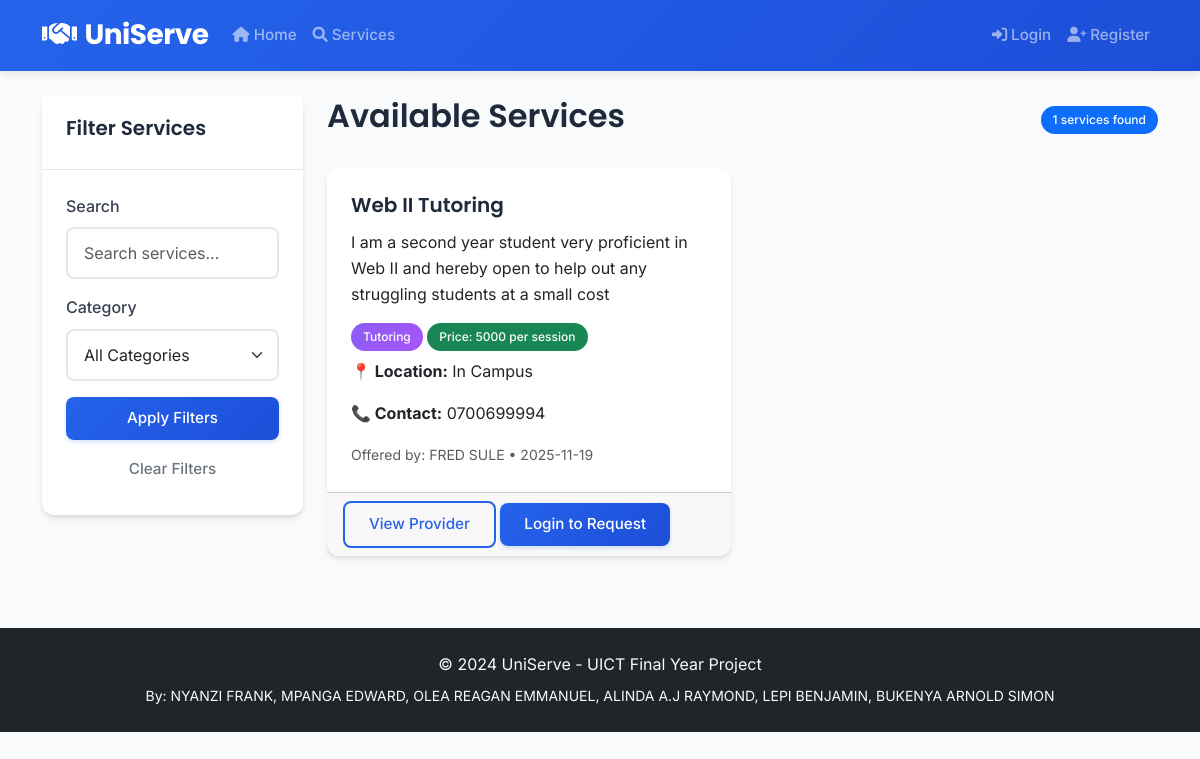
/services, run on the app's committed database.
### app.py (models this page shows)
class Service(db.Model):
    id = db.Column(db.Integer, primary_key=True)
    title = db.Column(db.String(100), nullable=False)
    description = db.Column(db.Text, nullable=False)
    category = db.Column(db.String(50), nullable=False)
    price = db.Column(db.String(50), nullable=True)
    location = db.Column(db.String(100), nullable=False)
    contact_info = db.Column(db.String(100), nullable=False)
    created_date = db.Column(db.DateTime, default=datetime.utcnow)
    is_active = db.Column(db.Boolean, default=True)
    provider_id = db.Column(db.Integer, db.ForeignKey('user.id'), nullable=False)
    requests = db.relationship('ServiceRequest', backref='service', lazy=True)

class User(db.Model):
    id = db.Column(db.Integer, primary_key=True)
    name = db.Column(db.String(100), nullable=False)
    email = db.Column(db.String(100), unique=True, nullable=False)
    password = db.Column(db.String(200), nullable=False)
    user_type = db.Column(db.String(20), nullable=False)
    profile_picture = db.Column(db.String(200), nullable=True)
    registration_date = db.Column(db.DateTime, default=datetime.utcnow)
    services = db.relationship('Service', backref='provider', lazy=True)
    reviews_given = db.relationship('Review', foreign_keys='Review.reviewer_id', backref='reviewer', lazy=True)
    reviews_received = db.relationship('Review', foreign_keys='Review.reviewee_id', backref='reviewee', lazy=True)

### app.py (the view)
@app.route('/services')
def services():
    category = request.args.get('category', '')
    search = request.args.get('search', '')
    query = Service.query.filter_by(is_active=True)
    if category:
        query = query.filter_by(category=category)
    if search:
        query = query.filter(Service.title.contains(search) | Service.description.contains(search))
    services = query.order_by(Service.created_date.desc()).all()
    categories = db.session.query(Service.category).distinct().all()
    return render_template('services.html', services=services, categories=categories)

### templates/services.html (shortened to what this page needs)
{% extends "base.html" %}
{% block content %}
<div class="row">
    <div class="col-md-3">
        <div class="card">
            <div class="card-header">
                <h5>Filter Services</h5>
            </div>
            <div class="card-body">
                <form method="GET" id="filterForm">
                    <div class="mb-3">
                        <label for="search" class="form-label">Search</label>
                        <input type="text" class="form-control" id="search" name="search"
                               value="{{ request.args.get('search', '') }}"
                               placeholder="Search services...">
                    </div>
                    <div class="mb-3">
                        <label for="category" class="form-label">Category</label>
                        <select class="form-select" id="category" name="category">
                            <option value="">All Categories</option>
                        </select>
                    </div>
                    <button type="submit" class="btn btn-primary w-100">Apply Filters</button>
                    <a href="{{ url_for('services') }}" class="btn btn-outline-secondary w-100 mt-2">Clear Filters</a>
                </form>
            </div>
        </div>
    </div>
    <div class="col-md-9">
        <div class="d-flex justify-content-between align-items-center mb-4">
            <h2>Available Services</h2>
            <span class="badge bg-primary">{{ services|length }} services found</span>
        </div>
        {% if services %}
            <div class="row" id="services-container">
                {% for service in services %}
                <div class="col-md-6 mb-4 service-card" data-category="{{ service.category }}">
                    <div class="card h-100">
                        <div class="card-body">
                            <h5 class="card-title">{{ service.title }}</h5>
                            <p class="card-text">{{ service.description }}</p>
                            <div class="mb-2">
                                <span class="badge bg-info service-category">{{ service.category }}</span>
                                {% if service.price and service.price != 'Free' %}
                                <span class="badge bg-success">Price: {{ service.price }}</span>
                                {% endif %}
                            </div>
                            <p class="card-text"><strong>📍 Location:</strong> {{ service.location }}</p>
                            <p class="card-text"><strong>📞 Contact:</strong> {{ service.contact_info }}</p>
                            <p class="card-text">
                                <small class="text-muted">
                                    Offered by: {{ service.provider.name }} •
                                    {{ service.created_date.strftime('%Y-%m-%d') }}
                                </small>
                            </p>
                        </div>
                        <div class="card-footer">
                            <a href="{{ url_for('profile', user_id=service.provider.id) }}"
                               class="btn btn-sm btn-outline-primary">
                                View Provider
                            </a>
                            {% if session.user_id and session.user_type == 'seeker' %}
                                <button type="button" class="btn btn-sm btn-primary"
                                        data-bs-toggle="modal"
                                        data-bs-target="#requestModal{{ service.id }}">
                                    Request Service
                                </button>
                            {% elif not session.user_id %}
                                <a href="{{ url_for('login') }}" class="btn btn-sm btn-primary">
                                    Login to Request
                                </a>
                            {% endif %}
                        </div>
                    </div>
                </div>
                {% endfor %}
            </div>
        {% endif %}
    </div>
</div>
{% endblock %}

### static/css/style.css (style rules this page uses)
:root { --primary-color: #2563eb; --primary-dark: #1d4ed8; --secondary-color: #64748b; --success-color: #10b981; --warning-color: #f59e0b; --danger-color: #ef4444; --light-color: #f8fafc; --dark-color: #1e293b; --border-radius: 12px; --shadow: 0 4px 6px -1px rgba(0, 0, 0, 0.1), 0 2px 4px -1px rgba(0, 0, 0, 0.06); --shadow-lg: 0 10px 15px -3px rgba(0, 0, 0, 0.1), 0 4px 6px -2px rgba(0, 0, 0, 0.05); }
body { font-family: 'Inter', -apple-system, BlinkMacSystemFont, 'Segoe UI', Roboto, sans-serif; background-color: #f8fafc; color: #334155; line-height: 1.6; font-weight: 400; }
h1, h2, h3, h4, h5, h6 { font-family: 'Poppins', -apple-system, BlinkMacSystemFont, 'Segoe UI', Roboto, sans-serif; font-weight: 600; line-height: 1.3; color: #1e293b; margin-bottom: 0.5rem; }
h2 { font-size: 2rem; }
h5 { font-size: 1.25rem; }
.card { border: none; border-radius: var(--border-radius); box-shadow: var(--shadow); transition: all 0.3s ease; background: white; }
.card-header { background: white; border-bottom: 1px solid #e2e8f0; font-family: 'Poppins', sans-serif; font-weight: 600; padding: 1.25rem 1.5rem; }
.card-body { padding: 1.5rem; }
.card-title { font-family: 'Poppins', sans-serif; font-weight: 600; color: #1e293b; margin-bottom: 0.75rem; }
.btn { font-family: 'Inter', sans-serif; font-weight: 500; border-radius: 8px; padding: 0.625rem 1.5rem; transition: all 0.2s ease; border: none; font-size: 0.95rem; }
.btn-primary { background: linear-gradient(135deg, var(--primary-color), var(--primary-dark)); box-shadow: 0 2px 4px rgba(37, 99, 235, 0.2); }
.btn-outline-primary { border: 2px solid var(--primary-color); color: var(--primary-color); background: transparent; }
.form-label { font-weight: 500; color: #374151; margin-bottom: 0.5rem; font-family: 'Inter', sans-serif; }
.form-control { border: 2px solid #e2e8f0; border-radius: 8px; padding: 0.75rem 1rem; font-size: 1rem; transition: all 0.2s ease; font-family: 'Inter', sans-serif; }
.form-select { border: 2px solid #e2e8f0; border-radius: 8px; padding: 0.75rem 1rem; font-size: 1rem; font-family: 'Inter', sans-serif; }
.badge { font-family: 'Inter', sans-serif; font-weight: 500; border-radius: 20px; padding: 0.5rem 0.75rem; font-size: 0.75rem; }
.service-card { opacity: 0; animation: fadeInUp 0.6s ease forwards; }
.service-category { background: linear-gradient(135deg, #8b5cf6, #a855f7); color: white; font-weight: 500; }

### data on the page
Service: title "Web II Tutoring", description "I am a second year student very proficient in Web II and hereby open to help out any struggling students at a small cost", category "Tutoring", price "5000 per session", location "In Campus", contact_info "0700699994", provider.name "FRED SULE", created_date "2025-11-19"

### other printed values
{{ services|length }} "1"
